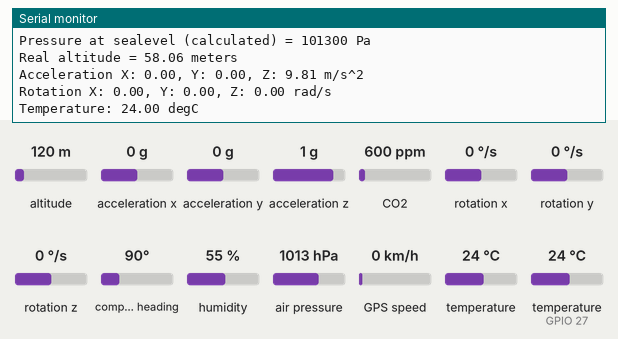
This sketch was run on a simulated ESP32. Shown: the last lines printed to the serial monitor. The test bench sets the inputs (shaded band); at power-on: altitude 120 m, humidity 55 %, acceleration x 0 g, temperature (sensor on GPIO 27) 24 °C, acceleration y 0 g, acceleration z 1 g, CO2 600 ppm, rotation x 0 °/s, rotation y 0 °/s, rotation z 0 °/s, compass heading 90°, air pressure 1013 hPa, GPS speed 0 km/h, temperature 24 °C. The GPS gets a fix after 3 s at 37.7749, -122.4194 with 8 satellites.

Above: at 3.3 s.
3.4 s: altitude set to 20 m
At 5.3 s:
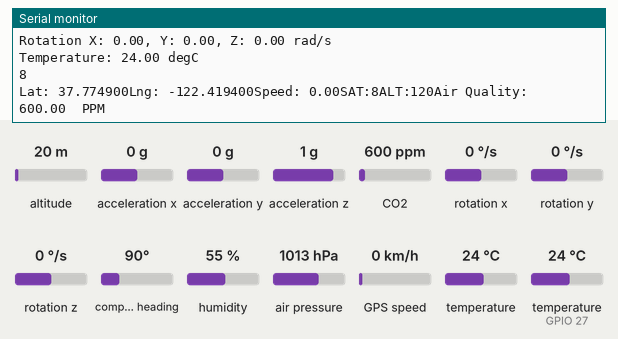
5.6 s: humidity set to 22 %
At 7.3 s:
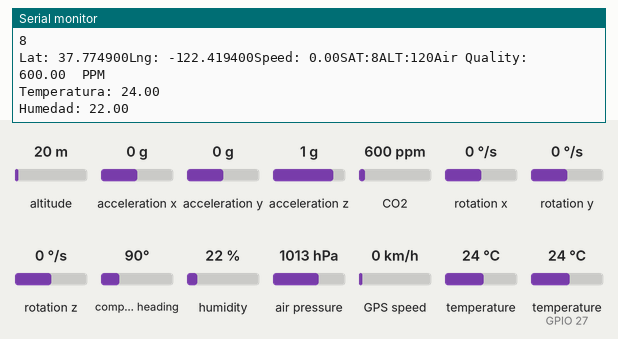
7.6 s: acceleration x set to -1.4 g
At 8.6 s:
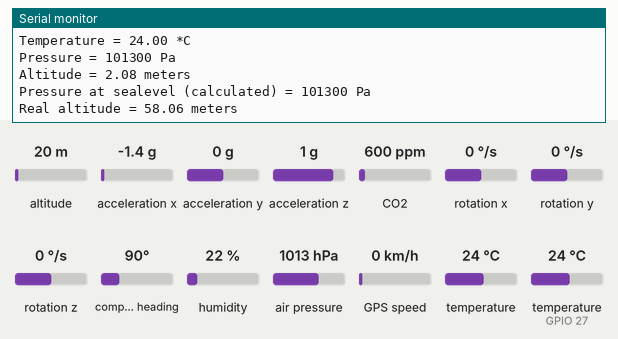
9.1 s: temperature (sensor on GPIO 27) set to 12 °C
At 10.5 s:
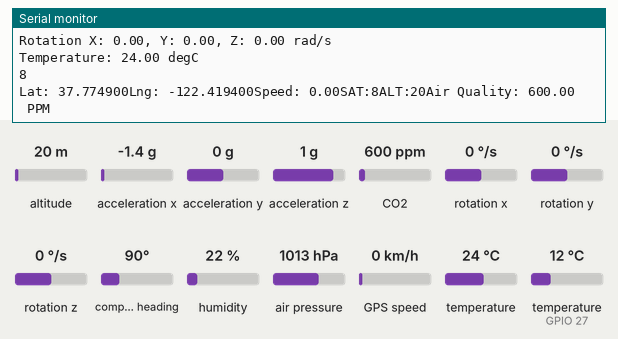
10.6 s: acceleration y set to -1.4 g
12.1 s: acceleration z set to -1.4 g
At 13.2 s:
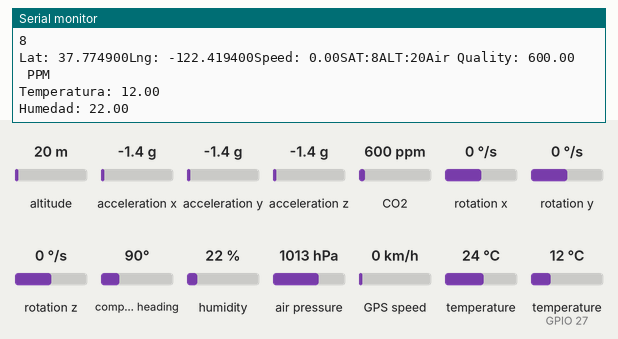

The sketch:

Version_1.0.1.ino
```cpp
//Version 1.0.1
//26/06/22

/////////////////////////////////////////////////////
//Bibliotecas Bmp180
#include <Wire.h>
#include <Adafruit_BMP085.h>
//Biblioteca Acelerometro
#include <Adafruit_MPU6050.h>
#include <Adafruit_Sensor.h>
//Bibliotecas GPS
#include <TinyGPS++.h>
//BibliotecasMQ135
#include "MQ135.h"
//Biblioteca DHT22
#include "DHTesp.h"
/////////////////////////////////////////////////////

/////////////////////////////////////////////////////
//Bmp180
Adafruit_BMP085 bmp;
//Acelerometro
Adafruit_MPU6050 mpu;
//GPS
HardwareSerial neogps(1);
TinyGPSPlus gps;
#define RXD2 16
#define TXD2 17
//MQ135
#define SENSOR 12
//DHT 22
DHTesp dht;
/////////////////////////////////////////////////////

void setup(void) {
//BMP
  Serial.begin(115200);
  if (!bmp.begin()) {
  Serial.println("Could not find a valid BMP085/BMP180 sensor, check wiring!");
  while (1) {}
  }
/////////////////////////////////////////////////////
//Acelerometro
  Serial.begin(115200);
  while (!Serial)
    delay(10); // will pause Zero, Leonardo, etc until serial console opens

  Serial.println("Adafruit MPU6050 test!");

  // Try to initialize!
  if (!mpu.begin()) {
    Serial.println("Failed to find MPU6050 chip");
    while (1) {
      delay(10);
    }
  }
  Serial.println("MPU6050 Found!");

  mpu.setAccelerometerRange(MPU6050_RANGE_8_G);
  Serial.print("Accelerometer range set to: ");
  switch (mpu.getAccelerometerRange()) {
  case MPU6050_RANGE_2_G:
    Serial.println("+-2G");
    break;
  case MPU6050_RANGE_4_G:
    Serial.println("+-4G");
    break;
  case MPU6050_RANGE_8_G:
    Serial.println("+-8G");
    break;
  case MPU6050_RANGE_16_G:
    Serial.println("+-16G");
    break;
  }
  mpu.setGyroRange(MPU6050_RANGE_500_DEG);
  Serial.print("Gyro range set to: ");
  switch (mpu.getGyroRange()) {
  case MPU6050_RANGE_250_DEG:
    Serial.println("+- 250 deg/s");
    break;
  case MPU6050_RANGE_500_DEG:
    Serial.println("+- 500 deg/s");
    break;
  case MPU6050_RANGE_1000_DEG:
    Serial.println("+- 1000 deg/s");
    break;
  case MPU6050_RANGE_2000_DEG:
    Serial.println("+- 2000 deg/s");
    break;
  }

  mpu.setFilterBandwidth(MPU6050_BAND_5_HZ);
  Serial.print("Filter bandwidth set to: ");
  switch (mpu.getFilterBandwidth()) {
  case MPU6050_BAND_260_HZ:
    Serial.println("260 Hz");
    break;
  case MPU6050_BAND_184_HZ:
    Serial.println("184 Hz");
    break;
  case MPU6050_BAND_94_HZ:
    Serial.println("94 Hz");
    break;
  case MPU6050_BAND_44_HZ:
    Serial.println("44 Hz");
    break;
  case MPU6050_BAND_21_HZ:
    Serial.println("21 Hz");
    break;
  case MPU6050_BAND_10_HZ:
    Serial.println("10 Hz");
    break;
  case MPU6050_BAND_5_HZ:
    Serial.println("5 Hz");
    break;
  }

  Serial.println("");
  delay(100);
/////////////////////////////////////////////////////
//DHT22
  dht.setup(27, DHTesp::DHT22);
  Serial.println();
  delay(2000);
}


void loop() {
/////////////////////////////////////////////////////
//Bmp180
 Serial.print("Temperature = ");
  Serial.print(bmp.readTemperature());
  Serial.println(" *C");

  Serial.print("Pressure = ");
  Serial.print(bmp.readPressure());
  Serial.println(" Pa");

  Serial.print("Altitude = ");
  Serial.print(bmp.readAltitude());
  Serial.println(" meters");

  Serial.print("Pressure at sealevel (calculated) = ");
  Serial.print(bmp.readSealevelPressure());
  Serial.println(" Pa");

  // that is equal to 101500 Pascals.
  Serial.print("Real altitude = ");
  Serial.print(bmp.readAltitude(102000));
  Serial.println(" meters");
  Serial.println();
  delay(500);
/////////////////////////////////////////////////////
//Acelerometro
  sensors_event_t a, g, temp;
  mpu.getEvent(&a, &g, &temp);

  /* Print out the values */
  Serial.print("Acceleration X: ");
  Serial.print(a.acceleration.x);
  Serial.print(", Y: ");
  Serial.print(a.acceleration.y);
  Serial.print(", Z: ");
  Serial.print(a.acceleration.z);
  Serial.println(" m/s^2");

  Serial.print("Rotation X: ");
  Serial.print(g.gyro.x);
  Serial.print(", Y: ");
  Serial.print(g.gyro.y);
  Serial.print(", Z: ");
  Serial.print(g.gyro.z);
  Serial.println(" rad/s");

  Serial.print("Temperature: ");
  Serial.print(temp.temperature);
  Serial.println(" degC");

  Serial.println("");
  delay(500);
/////////////////////////////////////////////////////
// GPS
  boolean newData = false;
  for (unsigned long start = millis(); millis() - start < 1000;)
  {
    while (neogps.available())
    {
      if (gps.encode(neogps.read()))
      {
        newData = true;
      }
    }
  }
  //If newData is true
  if(newData == true)
  {
    newData = false;
    Serial.println(gps.satellites.value());
    print_speed();
  }
  else
  {
    Serial.print("No Data");
  }
/////////////////////////////////////////////////////
//MQ135
  MQ135 gasSensor = MQ135(SENSOR);
  float air_quality = gasSensor.getPPM();
  Serial.print("Air Quality: ");
  Serial.print(air_quality);
  Serial.println("  PPM");
  Serial.println();
  delay(2000);
/////////////////////////////////////////////////////
//DHT22
  float temperature = dht.getTemperature();
  float humidity = dht.getHumidity();

  Serial.print("Temperatura: ");
  Serial.println(temperature);
  Serial.print("Humedad: ");
  Serial.println(humidity);

  delay(2000);
}

void print_speed()
{

   //String gps_speed = String(gps.speed.kmph());
    Serial.print("Lat: ");
    Serial.print(gps.location.lat(),6);

    Serial.print("Lng: ");
    Serial.print(gps.location.lng(),6);

    Serial.print("Speed: ");
    Serial.print(gps.speed.kmph());

    Serial.print("SAT:");
    Serial.print(gps.satellites.value());


    Serial.print("ALT:");
    Serial.print(gps.altitude.meters(), 0);

}
```

Measured:
- after the input at 5.6 s, the serial monitor: prints a new line after 0.54 s (image 2)
